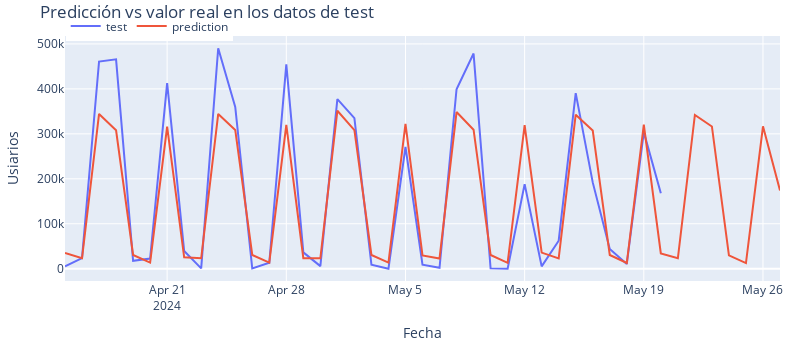

The notebook cell saved with this chart:
### Code cell
fig = go.Figure()
cajero = "Cajero_316"
test_cajero = test_dfA[cajero].copy()
test_cajero = pd.DataFrame(test_cajero)
pre_cajero = predictions_ms[cajero].copy()
pre_cajero = pd.DataFrame(pre_cajero)
trace1 = go.Scatter(x=test_cajero[:-7].index, y=test_cajero[cajero][:-7], name="test", mode="lines")
trace2 = go.Scatter(x=pre_cajero.index, y=pre_cajero[cajero], name="prediction", mode="lines")
fig.add_trace(trace1)
fig.add_trace(trace2)
fig.update_layout(
    title="Predicción vs valor real en los datos de test",
    xaxis_title="Fecha",
    yaxis_title="Usiarios",
    width=800,
    height=350,
    margin=dict(l=20, r=20, t=35, b=20),
    legend=dict(
        orientation="h",
        yanchor="top",
        y=1.1,
        xanchor="left",
        x=0.001
    )
)
